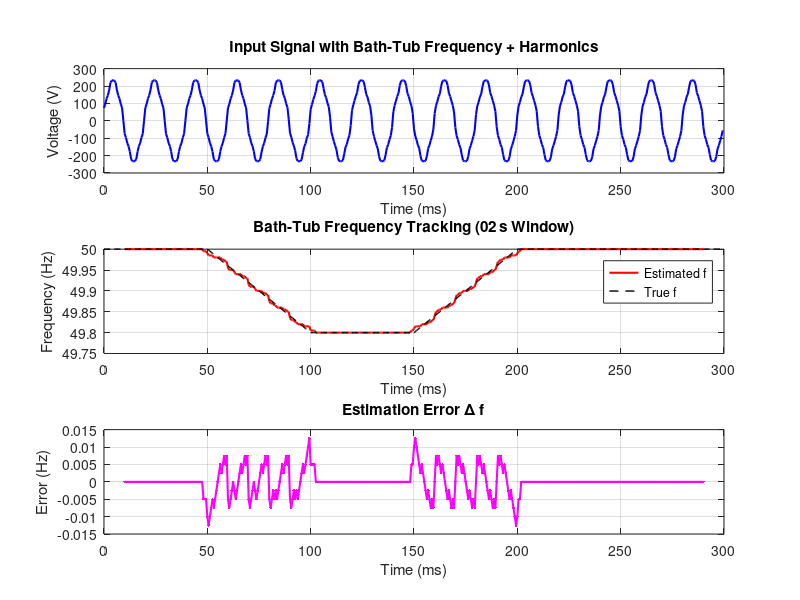

Recreate this plot in MATLAB.
%% BATH-TUB FREQUENCY SIMULATION WITH NLS ESTIMATION
clear; clc; close all;

Fs = 1600;                     % Sampling freq (Hz)
Ts = 1/Fs;
T_end = 0.3;                   % Total time (s)
t = 0:Ts:T_end-Ts;             % Time vector
N_total = length(t);

% Construct “bath-tub” frequency profile
f_true = zeros(size(t));
for k = 1:N_total
    tk = t(k);
    if tk < 0.05
        f_true(k) = 50;
    elseif tk < 0.10
        alpha = (tk - 0.05)/0.05;
        f_true(k) = 50 + alpha*(49.8 - 50);
    elseif tk < 0.15
        f_true(k) = 49.8;
    elseif tk < 0.20
        alpha = (tk - 0.15)/0.05;
        f_true(k) = 49.8 + alpha*(50 - 49.8);
    else
        f_true(k) = 50;
    end
end

omega_inst = 2*pi*cumsum(f_true)*Ts;  % Instantaneous phase

% Build multi-harmonic signal
harmonics = [1, 5, 7, 11, 13];
A = [230, 15, 10, 6, 4];
v = zeros(size(t));
for i = 1:length(harmonics)
    v = v + A(i)*sin(harmonics(i)*omega_inst);
end

% Sliding-window NLS estimator
T_window = 0.02;                        % Window length (s)
N_window = round(T_window*Fs);          % Samples per window
step_size = 1;                          % Slide by one sample
f_candidates = 48.5:0.005:51.5;         % Search grid
allowed_harmonics = harmonics;

win_center = [];
f_estimated = [];

idx = 1;
while (idx + N_window - 1) <= N_total
    idx_win = idx:(idx + N_window - 1);
    v_win = v(idx_win);
    t_win = (0:N_window-1)'*Ts;         % Local time axis
    
    SSE = zeros(size(f_candidates));
    for j = 1:length(f_candidates)
        f_test = f_candidates(j);
        M = [];
        for hh = allowed_harmonics
            M = [M, sin(2*pi*f_test*hh*t_win), cos(2*pi*f_test*hh*t_win)];
        end
        a_hat = (M'*M)\(M'*v_win(:));    % LS fit
        err = v_win(:) - M*a_hat;
        SSE(j) = sum(err.^2);
    end
    
    [~, jmin] = min(SSE);
    f_estimated(end+1) = f_candidates(jmin);
    win_center(end+1)   = t(idx + floor(N_window/2));  % Center time
    
    idx = idx + step_size;  % Slide window
end

% True freq at window centers and error
f_true_win = interp1(t, f_true, win_center, 'linear', 'extrap');
f_error     = f_estimated - f_true_win;

% Plot results
figure('Name','Bath-Tub Frequency NLS','Position',[100 100 1000 800]);

subplot(3,1,1);
plot(t*1000, v, 'b-', 'LineWidth',1.5);
xlabel('Time (ms)'); ylabel('Voltage (V)');
title('Input Signal with Bath-Tub Frequency + Harmonics');
grid on;

subplot(3,1,2);
plot(win_center*1000, f_estimated, 'r-', 'LineWidth',1.5); hold on;
plot(t*1000, f_true, 'k--','LineWidth',1);
xlabel('Time (ms)'); ylabel('Frequency (Hz)');
legend('Estimated f','True f','Location','best');
title('Bath-Tub Frequency Tracking (02 s Window)');
grid on;

subplot(3,1,3);
plot(win_center*1000, f_error, 'm.-', 'LineWidth',1.5);
xlabel('Time (ms)'); ylabel('Error (Hz)');
title('Estimation Error \Delta f');
grid on;

